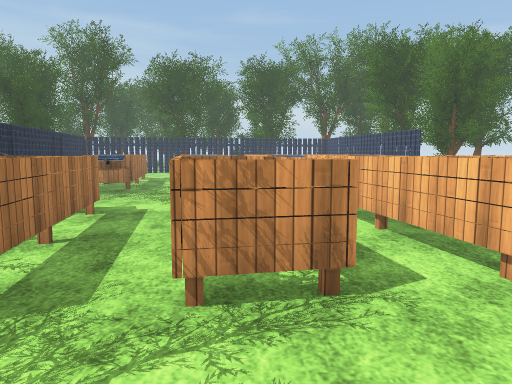
[1] (above)

22 first-person views from a walk through a Unity game level. The camera is 1.4 m above the floor, tilts 6° down and sees 70° across. The floor is counted in squares, 1 m on a side. Each view is taken from the middle of a square. On the plan, view 1 faces up. The plan holds only what a view shows up to about 16 squares ahead; the rest is blank. The place goes on beyond the plan. Flat ground stands in for the terrain. Some surface patterns are stand-ins.

[2]
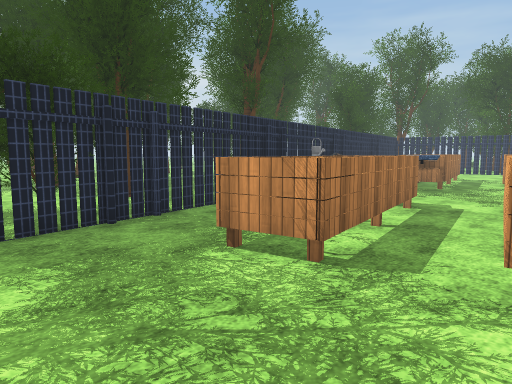

[3]
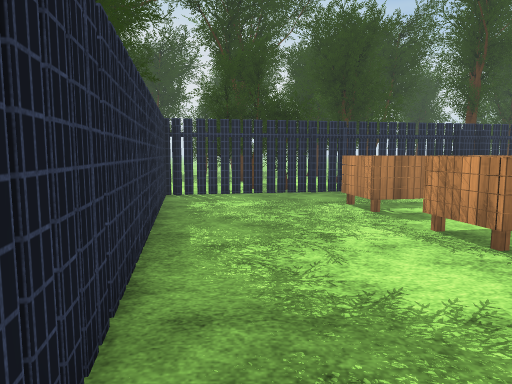

[4]
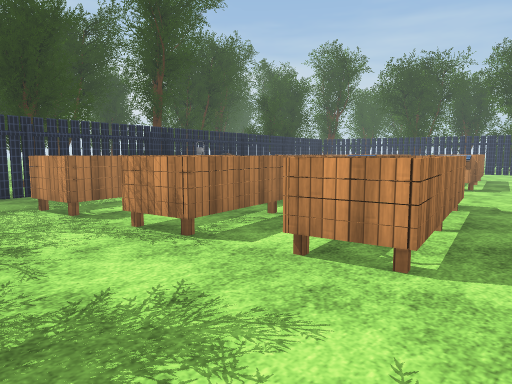

[5]
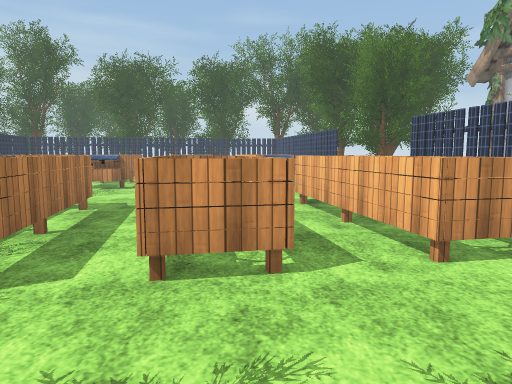

[6]
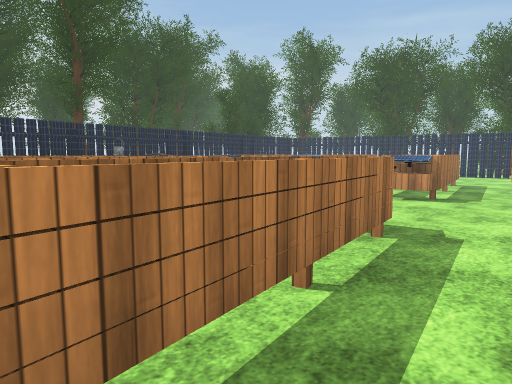

[7]
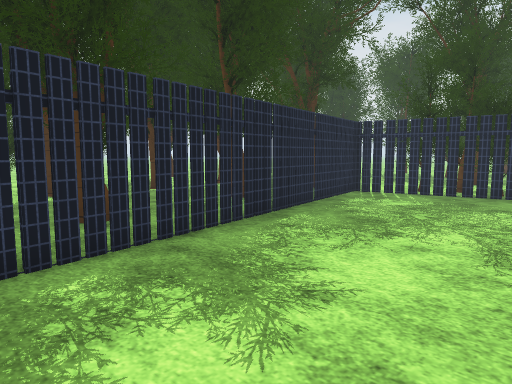

[8]
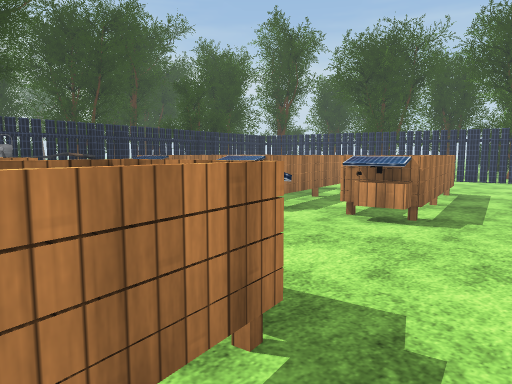

[9]
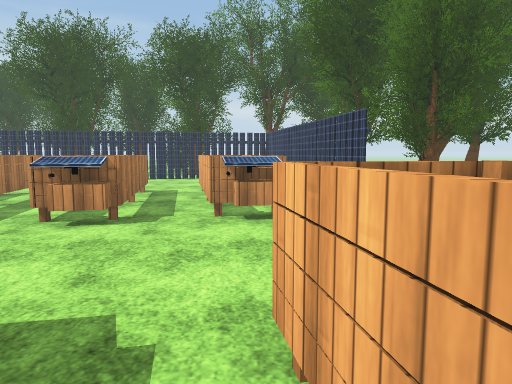

[10]
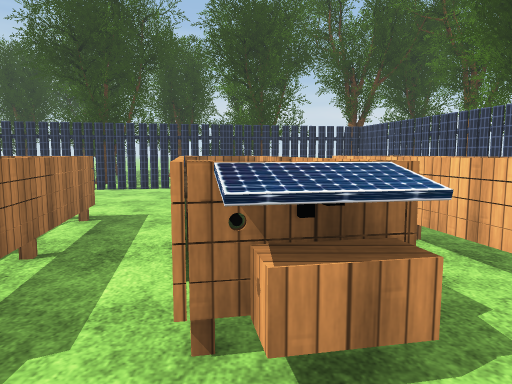

[11]
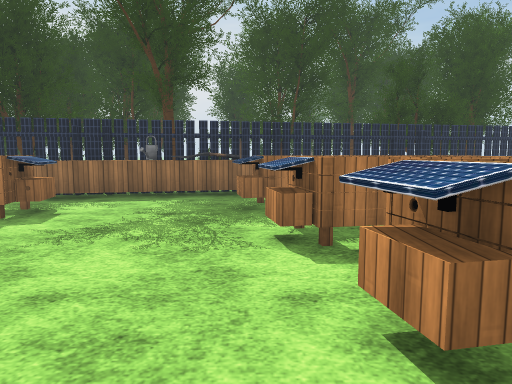

[12]
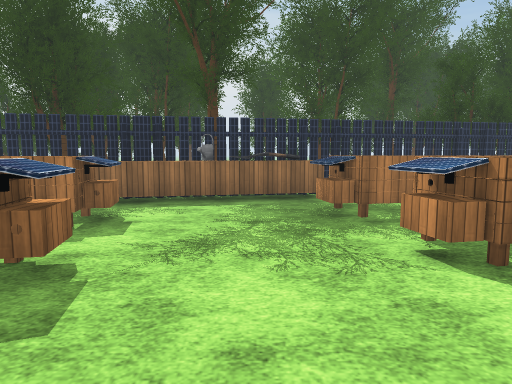

[13]
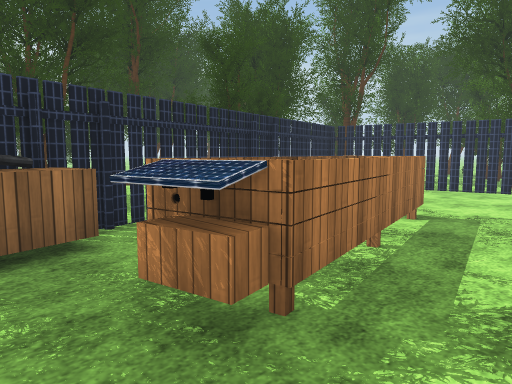

[14]
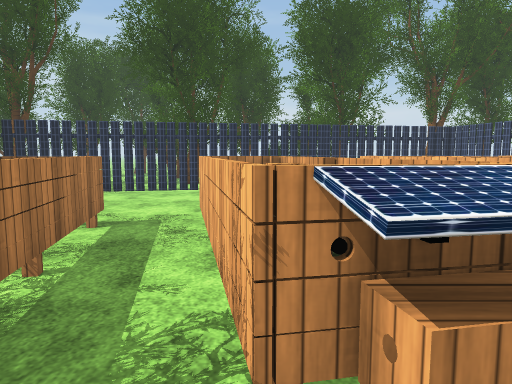

[15]
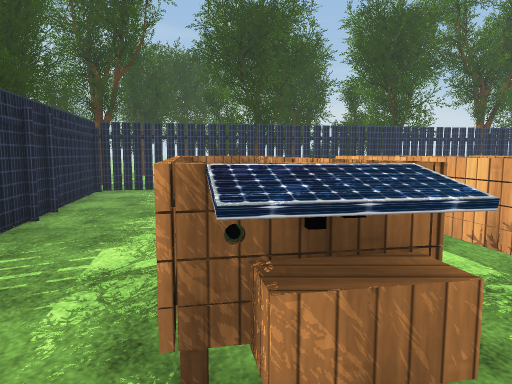

[16]
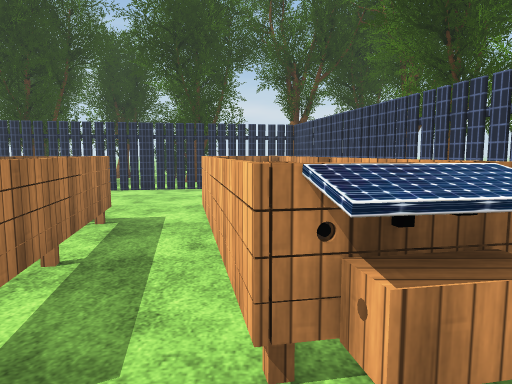

[17]
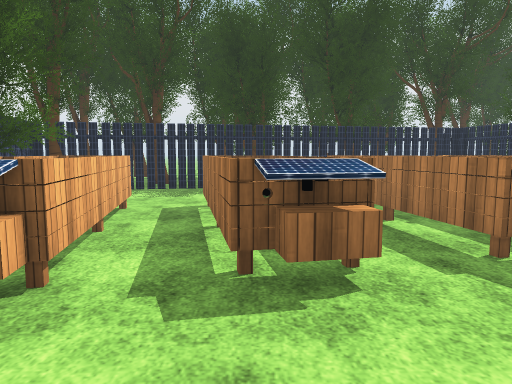

[18]
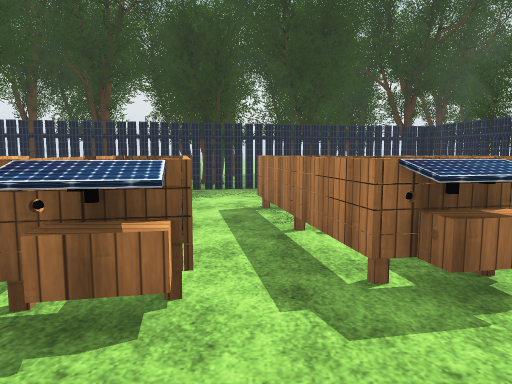

[19]
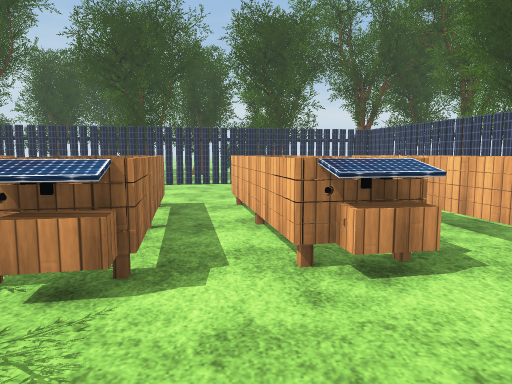

[20]
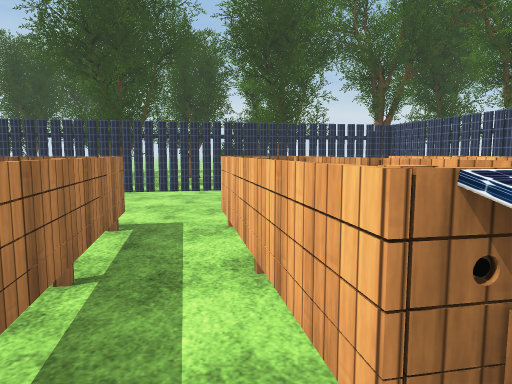

[21]
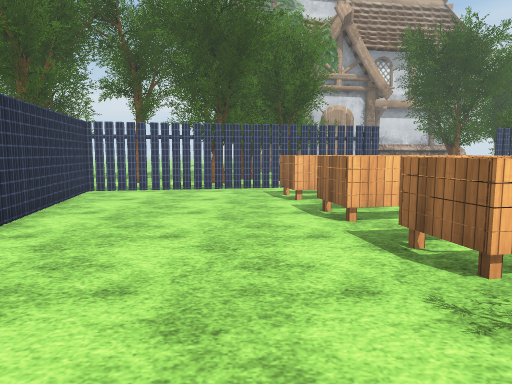

[22]
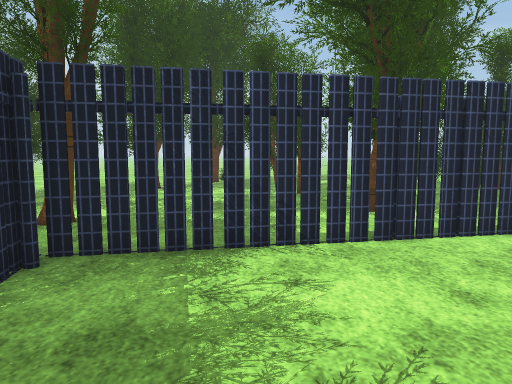

### Floor plan
Key: @ floor where view 1 was taken; # wall or solid block; x gap in a wall; . floor; = window, fence, low wall or low ledge; ^ raised ledge; T tree; O other object.
Columns run from 19 left of view 1 to 6 right of it. Each row starts with its distance up from view 1.
 35  TT TTT...TT  TTT.OOT
 34  TT  TT...TTT T   OOTT
 33   TT .T....TT       T
 32    ...........      T   TT
 31     .........T      T    T
 30      ........TT.
 29       T.......T.     #####
 28       T.........######...#
 27       ....#######........#
 26     T  #### .............#
 25     T  #.................#
 24     TT #..................
 23     T TT#.................
 22      TT #.. ..........^^..
 21      TTT#.. ....^..^^.^ ^.
 20 TT    TT#...^^.^^x.^^.^ ^
 19         #...^^.^ ^ ^^.=^^
 18         ##..^^.=^^ ^ =.^^
 17          #..^^=.^^ ^ ^.^^#
 16    T     x..^ ^.^^.x^^.^^#
 15   TT     #..^^^.^^=.^^...
 14          #^..^^.#^.......
 13           #=.............
 12           #O.............
 11        T  ##............=^
 10        T  ##......^..^^.^^
  9           ##=.^^.^^^.^^.=^
  8            #^.^^.=^^.^^=.^
  7   TT       ^^.^^=.^^.^ ^.^
  6    T       #  ^ ^.^^.= ^.^
  5        T ..#. ^ ^.^^=.^^.^
  4   TT   TT..#...^^.^ ^.^^..
  3  TT   T....##..^^..^#.....
  2   ......T.TT#.............
  1       ... TT#.............
  0       T   TT#......@......
 -1       TT  TT#........#####
 -2           .T# ..######...
 -3              ####  ...T..
 -4                  T...TTT
 -5             TT   T ..T..

Positions as (right, up) in squares from view 1, and headings:
1: (0, 0), facing up
2: (0, -1), facing up-left
3: (6, 0), facing left
4: (6, 0), facing up-left
5: (4, 0), facing up
6: (6, 4), facing up-left
7: (6, 4), facing down-left
8: (5, 8), facing up-left
9: (5, 8), facing up
10: (1, 13), facing up
11: (4, 14), facing left
12: (3, 12), facing left
13: (-3, 12), facing up-left
14: (-3, 13), facing up
15: (-6, 12), facing up
16: (4, 14), facing up
17: (3, 14), facing down
18: (1, 13), facing down
19: (0, 11), facing up
20: (0, 14), facing up
21: (-8, 23), facing right
22: (-9, 21), facing up
